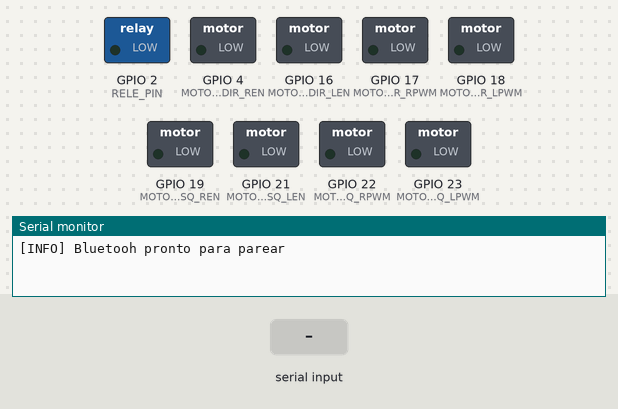
A sketch run on a simulated ESP32. Shown: switched loads named in the sketch (green lamp = pin HIGH), the last lines printed to the serial monitor. The inputs (shaded band) are chosen by the test bench. Nothing arrives over Bluetooth unless stated.

Above: at 1.2 s.
1.3 s: "a" received over the second serial link
At 2.1 s:
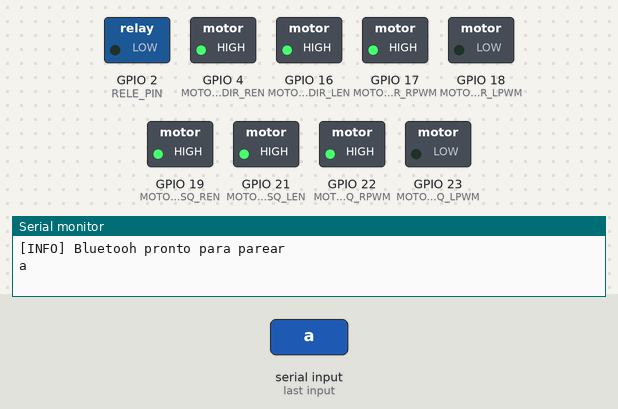
4.3 s: "b" received over the second serial link
At 5.7 s:
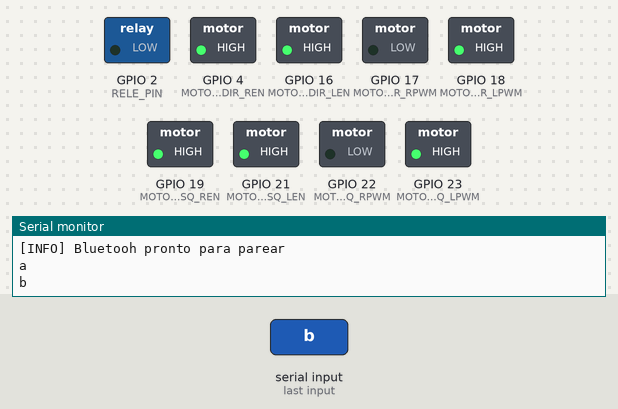
7.3 s: "c" received over the second serial link
At 8.0 s:
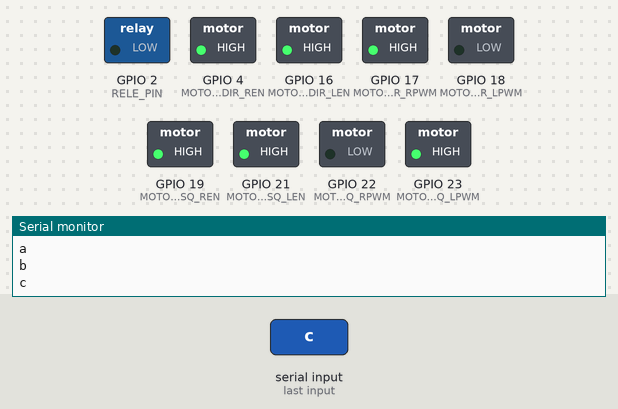
10.3 s: "d" received over the second serial link
At 11.5 s:
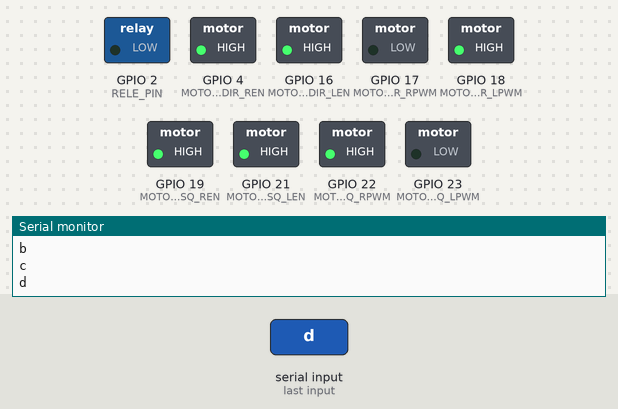
13.3 s: "l" received over the second serial link
At 14.3 s:
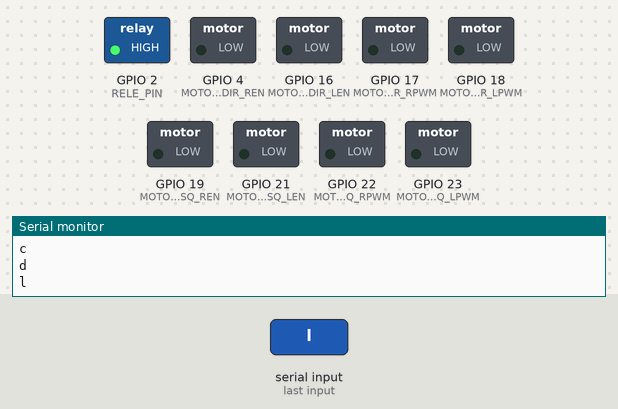
14.8 s: "a" received over the second serial link
At 15.5 s:
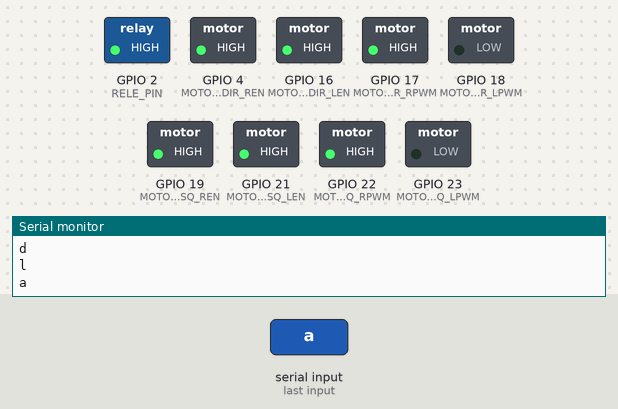
Timing chart, 0 to 18.3 s (numbered marks = the images above; inputs shaded):
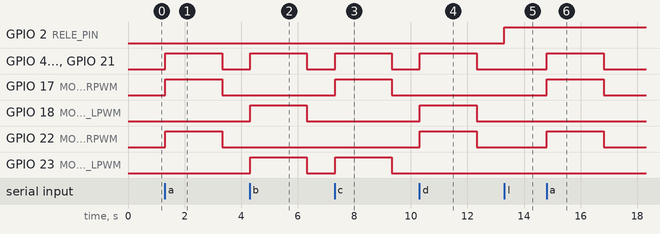

Measured:
- after the input at 1.3 s, GPIO 4 (MOTOR_DIR_REN), GPIO 16 (MOTOR_DIR_LEN), GPIO 17 (MOTOR_DIR_RPWM), GPIO 19 (MOTOR_ESQ_REN), GPIO 21 (MOTOR_ESQ_LEN), GPIO 22 (MOTOR_ESQ_RPWM): LOW → HIGH at once, → LOW 2.0 s later
- after the input at 4.3 s, GPIO 4 (MOTOR_DIR_REN), GPIO 16 (MOTOR_DIR_LEN), GPIO 18 (MOTOR_DIR_LPWM), GPIO 19 (MOTOR_ESQ_REN), GPIO 21 (MOTOR_ESQ_LEN), GPIO 23 (MOTOR_ESQ_LPWM): LOW → HIGH at once, → LOW 2.0 s later
- after the input at 7.3 s, GPIO 4 (MOTOR_DIR_REN), GPIO 16 (MOTOR_DIR_LEN), GPIO 17 (MOTOR_DIR_RPWM), GPIO 19 (MOTOR_ESQ_REN), GPIO 21 (MOTOR_ESQ_LEN), GPIO 23 (MOTOR_ESQ_LPWM): LOW → HIGH at once, → LOW 2.0 s later
- after the input at 10.3 s, GPIO 4 (MOTOR_DIR_REN), GPIO 16 (MOTOR_DIR_LEN), GPIO 18 (MOTOR_DIR_LPWM), GPIO 19 (MOTOR_ESQ_REN), GPIO 21 (MOTOR_ESQ_LEN), GPIO 22 (MOTOR_ESQ_RPWM): LOW → HIGH at once, → LOW 2.0 s later
- after the input at 13.3 s, GPIO 2 (RELE_PIN): LOW → HIGH at once
- after the input at 14.8 s, GPIO 4 (MOTOR_DIR_REN), GPIO 16 (MOTOR_DIR_LEN), GPIO 17 (MOTOR_DIR_RPWM), GPIO 19 (MOTOR_ESQ_REN), GPIO 21 (MOTOR_ESQ_LEN), GPIO 22 (MOTOR_ESQ_RPWM): LOW → HIGH at once, → LOW 2.0 s later

The sketch:

esp32_bluetooth_control_android_app.ino
```cpp
// (licence header left out)
#include "BluetoothSerial.h"

#if !defined(CONFIG_BT_ENABLED) || !defined(CONFIG_BLUEDROID_ENABLED)
#error Bluetooth is not enabled! Please run `make menuconfig` to and enable it
#endif

//DEFINIÇOES DOS PINOS
#define MOTOR_ESQ_LPWM  23    //PWM motor Esquerdo L
#define MOTOR_ESQ_RPWM  22    //PWM motor Esquerdo R
#define MOTOR_ESQ_LEN   21    //Enable L
#define MOTOR_ESQ_REN   19    //Enable R

#define MOTOR_DIR_LPWM  18    //PWM motor Direito L
#define MOTOR_DIR_RPWM  17    //PWM motor Direito R
#define MOTOR_DIR_LEN   16    //Enable L
#define MOTOR_DIR_REN   4     //Enable R
#define RELE_PIN         2    //rele (também é o LED da placa depedendo do modelo)

#define FAIL_SAFE_TIME  2000  //milisegundos para parar o robo em comandos

//Propriedades do PWM
const int freq = 5000;      //frequencia do PWM
const int resolution = 8;   //8bits PWM

int velocidade = 255;        //velocidae do robo 0 a 255 (em 8bits)
char comando;
boolean confirmRequestPending = true;
unsigned long failSafeTimer = 0;     //

//Instanciando objeto do bluetooth
BluetoothSerial SerialBT;  //Classical Bluetooth (SPP) have the same functionalities of a normal Serial

void setup() {
  Serial.begin(115200);
  pinMode(RELE_PIN,OUTPUT);
  rele(LOW); //desliga rele

  inicializaMotores();
  inicializaBluetooth();
}

void loop() {
  if (Serial.available()) {
    SerialBT.write(Serial.read());
  }
  if (SerialBT.available()) {
    comando = SerialBT.read();
    Serial.println(comando);
    switch(comando){
    case 'a':
      mover(0,velocidade,0,velocidade);//frente
    break;
    case 'b':
      mover(velocidade,0,velocidade,0);//ré
    break;
    case 'c':
      mover(velocidade,0,0,velocidade);//esquerda
    break;
    case 'd':
      mover(0,velocidade,velocidade,0);//direita
    break;
    case 'p':
      parado();//parado
    break;
    case 'l':
      rele(HIGH);//liga o rele
    break;
    case 'm':
      rele(LOW);//desliga o rele
    break;
    }
  }
 //testa se passou muito tempo desde ultimo comando "mover"
 if(millis() - failSafeTimer  > FAIL_SAFE_TIME){
    parado();//parado
   }
 delay(20);
}
```

bluetooth.ino
```cpp
void inicializaBluetooth(){
  SerialBT.enableSSP();
  SerialBT.onConfirmRequest(BTConfirmRequestCallback);
  SerialBT.onAuthComplete(BTAuthCompleteCallback);
  SerialBT.begin("ESP32 Bluetooth control android app"); //Bluetooth device name
  Serial.println("[INFO] Bluetooh pronto para parear");
  }


void BTConfirmRequestCallback(uint32_t numVal){
  confirmRequestPending = true;
  Serial.println(numVal); //envia senha de pareamento pelo serial

  //na linha abaixo ta confimando senha automaticamente.
  //se tiver LCD no robo pode mostrar o "numVal" e somente depois executar a linha abaixo.
  SerialBT.confirmReply(true);  //aceita conexao
}

void BTAuthCompleteCallback(boolean success){
  confirmRequestPending = false;
  if (success){
    Serial.println("Pairing success!!");
  }
  else{
    Serial.println("Pairing failed, rejected by user!!");
  }
}
```

functions.ino
```cpp
void inicializaMotores(){
  //configura os canais LED PWM
  ledcSetup(0, freq, resolution);
  ledcSetup(1, freq, resolution);
  ledcSetup(2, freq, resolution);
  ledcSetup(3, freq, resolution);
  //atrela os pinos GPIO aos canais de PWM
  ledcAttachPin(MOTOR_ESQ_LPWM, 0); //canal PWM 0
  ledcAttachPin(MOTOR_ESQ_RPWM, 1); //canal PWM 1
  ledcAttachPin(MOTOR_DIR_LPWM, 2); //canal PWM 2
  ledcAttachPin(MOTOR_DIR_RPWM, 3); //canal PWM 3
  //pinos de enable
  pinMode(MOTOR_ESQ_LEN,OUTPUT);
  pinMode(MOTOR_ESQ_REN,OUTPUT);
  pinMode(MOTOR_DIR_LEN,OUTPUT);
  pinMode(MOTOR_DIR_REN,OUTPUT);

  parado(); //assegurar que inicializa parado
  }

void parado(){
  //PWM off
  ledcWrite(0,0);
  ledcWrite(1,0);
  ledcWrite(2,0);
  ledcWrite(3,0);
  //enables off
  digitalWrite(MOTOR_ESQ_LEN,LOW);
  digitalWrite(MOTOR_ESQ_REN,LOW);
  digitalWrite(MOTOR_DIR_LEN,LOW);
  digitalWrite(MOTOR_DIR_REN,LOW);
  }

void mover(int meL, int meR, int mdL, int mdR){
  //PWM
  ledcWrite(0,meL); //canal PWM 0 (MOTOR_ESQ_LPWM)
  ledcWrite(1,meR); //canal PWM 1 (MOTOR_ESQ_RPWM)
  ledcWrite(2,mdL); //canal PWM 2 (MOTOR_DIR_LPWM)
  ledcWrite(3,mdR); //canal PWM 3 (MOTOR_DIR_RPWM)
  //enables
  digitalWrite(MOTOR_ESQ_LEN,HIGH);
  digitalWrite(MOTOR_ESQ_REN,HIGH);
  digitalWrite(MOTOR_DIR_LEN,HIGH);
  digitalWrite(MOTOR_DIR_REN,HIGH);
  failSafeTimer = millis(); //zera timer de fail safe
  }

void rele(bool estado){
  digitalWrite(RELE_PIN,estado);
  }
```
